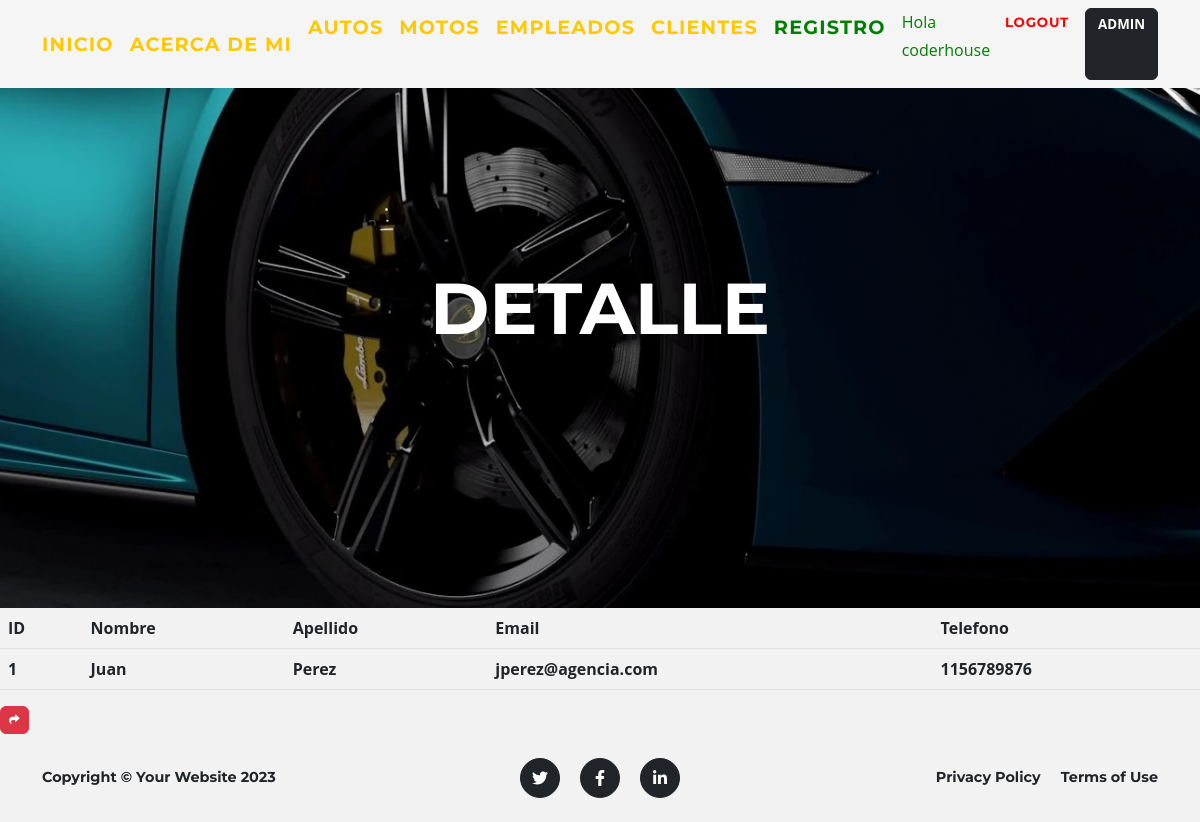
The app's page /aplicacion/detail_empleado/1/ (signed in) with its own data.
### aplicacion/models.py (models this page shows, shortened)
class Empleado(models.Model):
    nombre = models.CharField(max_length=50)
    apellido = models.CharField(max_length=50)
    email = models.EmailField()
    telefono = models.IntegerField()

### aplicacion/views.py (the view)
# urls.py: path('detail_empleado/<int:pk>/', EmpleadoDetalle.as_view(), name="detail_empleado"),
class EmpleadoDetalle(LoginRequiredMixin, DetailView):
    model = Empleado
    template_name = "aplicacion/empleados_detail.html"

### aplicacion/templates/aplicacion/empleados_detail.html (shortened to what this page needs)
{% extends 'aplicacion/base.html' %}
{% load static %}
{% block cabecera %}
    <div class="container">
        <div class="masthead-heading text-uppercase">Detalle</div>
    </div>
{% endblock cabecera %}
{% block contenido %}
<table class="table">
    <thead>
        <tr>
            <th>ID</th>
            <th>Nombre</th>
            <th>Apellido</th>
            <th>Email</th>
            <th>Telefono</th>
        </tr>
    </thead>
    <tbody>
        <tr>
            <td>{{empleado.id}}</td>
            <td>{{empleado.nombre}}</td>
            <td>{{empleado.apellido}}</td>
            <td>{{empleado.email}}</td>
            <td>{{empleado.telefono}}</td>
        </tr>
    </tbody>
</table>
<a
href="{% url 'empleados' %}"
class="btn btn-danger"
style="--bs-btn-padding-y: .25rem; --bs-btn-padding-x: .5rem; --bs-btn-font-size: .75rem;"
><i class="fa fa-share fa-sm" title="List Back">Volver</i>
</a>
{% endblock contenido %}

### aplicacion/templates/aplicacion/base.html (shortened to what this page needs)
<!DOCTYPE html>
<html lang="en">
    <head>
        {% load static %}
        <link href="{% static 'aplicacion/css/styles.css' %}" rel="stylesheet" />
    </head>
    <body id="page-top">
        <nav class="navbar navbar-expand-lg navbar-dark fixed-top pt-2 pb-2" id="mainNav" style="background-color: whitesmoke;" >
            <div class="container">
                <a class="navbar-brand" style="font-size:larger;"  href="{% url 'inicio' %}">Inicio</a>
                <a class="navbar-brand" style="font-size:larger;" href="{% url 'aboutme' %}">Acerca de Mi</a>
                <div class="collapse navbar-collapse" id="navbarResponsive">
                    <ul class="navbar-nav text-lg-start ms-auto py-6 py-lg-0">
                        {% if user.is_authenticated %}
                        <a class="navbar-brand" style="font-size:larger;" href="{% url 'autos' %}">Autos</a>
                        <a class="navbar-brand" style="font-size:larger;" href="{% url 'motos' %}">Motos</a>
                        <a class="navbar-brand" style="font-size:larger;" href="{% url 'empleados' %}">Empleados</a>
                        <a class="navbar-brand" style="font-size:larger;" href="{% url 'clientes' %}">Clientes</a>
                        <a class="navbar-brand" style="font-size:larger; color: green;" href="{% url 'register' %}">Registro</a>
                        <p style="color:green"> Hola {{ user.username }}</b></p>
                        <a class="navbar-brand" style="font-size:smaller; color: red;" href="{% url 'logout' %}">Logout</a>
                        <a class="btn btn-dark" style="font-size:smaller;" href="{% url 'admin:index' %}"><b>ADMIN</a>
                        </div>
                        {% endif %}
                </div>
        </nav>
        <header class="masthead">
        {% block cabecera %}{% endblock cabecera %}
        </header>
        {% block contenido %}
        {% endblock contenido %}
        {% block footer%}
        <footer class="footer py-4">
            <div class="container">
                <div class="row align-items-center">
                    <div class="col-lg-4 text-lg-start">Copyright &copy; Your Website 2023</div>
                    <div class="col-lg-4 my-3 my-lg-0">
                        <a class="btn btn-dark btn-social mx-2" href="#!" aria-label="Twitter"><i class="fab fa-twitter"></i></a>
                        <a class="btn btn-dark btn-social mx-2" href="#!" aria-label="Facebook"><i class="fab fa-facebook-f"></i></a>
                        <a class="btn btn-dark btn-social mx-2" href="#!" aria-label="LinkedIn"><i class="fab fa-linkedin-in"></i></a>
                    </div>
                    <div class="col-lg-4 text-lg-end">
                        <a class="link-dark text-decoration-none me-3" href="#!">Privacy Policy</a>
                        <a class="link-dark text-decoration-none" href="#!">Terms of Use</a>
                    </div>
                </div>
            </div>
        </footer>
        {% endblock footer %}
    </body>
</html>

### records on screen
Empleado: id "1", nombre "Juan", apellido "Perez", email "jperez@agencia.com", telefono "1156789876"

### other values on screen
{{ user.username }} "coderhouse"
